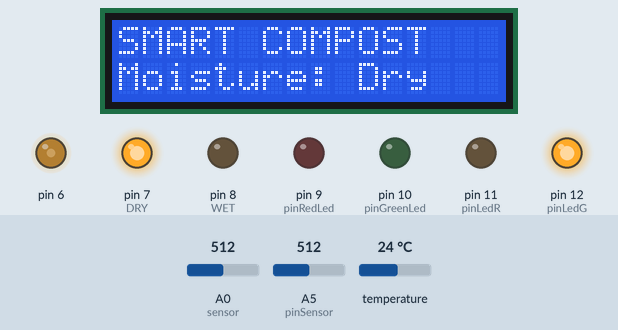
Simulated run of this sketch. Board: Arduino Uno, built with avr-gcc and run on an emulated ATmega328P. Parts: 16×2 character LCD, output pins drawn as LEDs (lit = HIGH). The test bench sets the inputs (shaded band); at power-on: temperature 24 °C, A0 (sensor) = 512, A5 (pinSensor) = 512. What the sketch prints to the serial monitor is not drawn.

Above: at 7.9 s.
At 14.2 s:
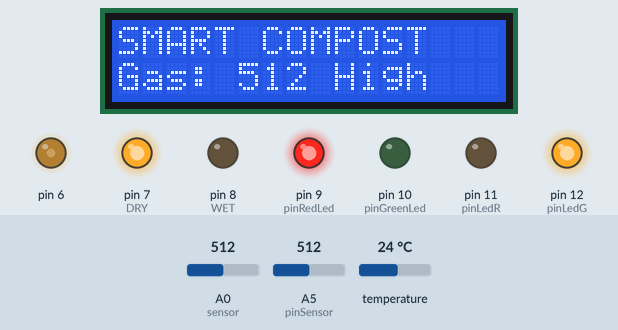
14.3 s: temperature set to 20.8 °C
At 19.0 s:
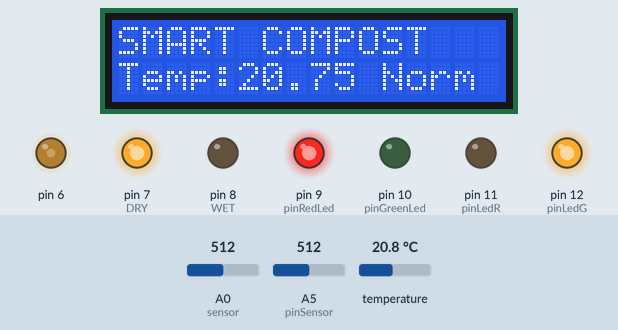
20.2 s: temperature set to 19.2 °C
At 35.4 s:
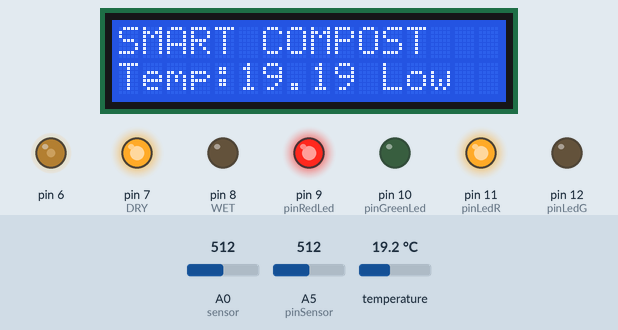
Timing chart, 0 to 36.9 s (numbered marks = the images above; inputs shaded):
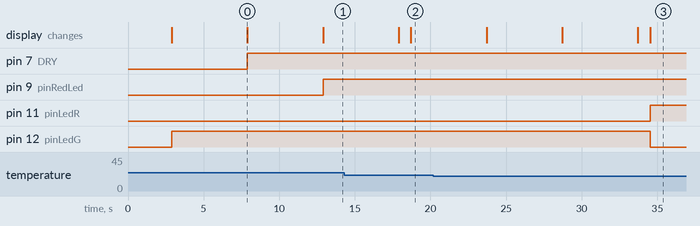

Measured:
- the behaviour switches between 20 and 19.9 °C on temperature (found by bisection; images 2 and 3)
- after the input at 20.2 s, pin 11 (pinLedR): LOW → HIGH after 14.3 s; pin 12 (pinLedG): HIGH → LOW after 14.3 s; the display: first differs from a run without the input after 14.3 s (image 3)
- what the display in image 0 shows lasts 5.0 s, from 7.9 s to 12.9 s

The sketch:

Smart_Compost-V2.ino
```cpp
#include <OneWire.h>
#include <DallasTemperature.h>
#include <LiquidCrystal.h> // includes the LiquidCrystal Library

const int RS = 2, EN = 3, D4 = 4, D5 = 5, D6 = A1, D7 = A2;
LiquidCrystal lcd(RS,EN,D4,D5,D6,D7);             //set Uno pins that are connected to LCD, 4-bit mode

// Input data wire for temperature is plugged into pin 13 on the Arduino
#define ONE_WIRE_BUS 13

// Setup a oneWire instance to communicate with any OneWire devices
OneWire oneWire(ONE_WIRE_BUS);

// Pass our oneWire reference to Dallas Temperature.
DallasTemperature sensors(&oneWire);

//LEDs for temp. indicate if temperature is normal or its very high
int pinLedG = 12;    //output for Green LED
int pinLedR = 11;    //output for Red LED

//LEDs for moisture indicate if moisture level in compost is normal(wet) or low(dry)
int WET = 8; //represented by Green LED
int DRY = 7; //represented by Red LED

//LEDs for methane gas indicate if methane level is high or low
int pinGreenLed = 10;  //output for Green LED
int pinRedLed = 9;    //output for Red LED

int pinSensor = A5;  //input pin for gas sensor
int THRESHOLD = 100; //ideal level of methane gas

//initializing values for evaluating moisture level
 const int soilValue = 520;
const int WaterValue = 260;
int intervals = (soilValue - WaterValue)/3;
int soilMoistureValue = 0;

int lowMoistureThreshold = 300;
int highMoistureThreshold = 700;

//This section runs once on compilation
void setup(void)
{
  lcd.begin(16,2); // Initializes the interface to the LCD screen
  analogWrite(6,90); // Generate PWM signal at pin D6, value of 100 (out of 255)
  lcd.setCursor(0, 0);
  lcd.print("SMART COMPOST");

  // start serial port
  Serial.begin(9600);
  pinMode(pinLedR, OUTPUT);
  pinMode(pinLedG, OUTPUT);

  pinMode(WET, OUTPUT);
  pinMode(DRY, OUTPUT);

  pinMode(pinRedLed, OUTPUT);
  pinMode(pinGreenLed, OUTPUT);
  pinMode(pinSensor, INPUT);

  // Start up the library
  sensors.begin();

 delay(2000);
}

 // This section runs repeatedly (in a loop) on compilation
void loop(void)
{

  //TEMPERATURE SENSOR
  // call sensors.requestTemperatures() to issue a global temperature
  // request to all devices on the bus
  sensors.requestTemperatures(); // Send the command to get temperatures
  lcd.setCursor(0, 0);
  lcd.print("SMART COMPOST");
  lcd.setCursor(0, 1);
  lcd.print("Temp:");
  lcd.print(sensors.getTempCByIndex(0)); //print the temperature value

  Serial.print("Temperature is: "); //displays on serial monitor
  Serial.print(sensors.getTempCByIndex(0));
    // 0 refers to the first IC on the wire
   if (sensors.getTempCByIndex(0) > 65) { //if temperature is above 65 degrees, turn on Red LED
    digitalWrite(pinLedG, LOW);
    digitalWrite(pinLedR, HIGH);
    lcd.print(" High"); //print the temperature status
  }
  else if (sensors.getTempCByIndex(0) < 20) { //if temperature is below 20 degrees, turn on Red LED
    digitalWrite(pinLedG, LOW);
    digitalWrite(pinLedR, HIGH);
    lcd.print(" Low"); //print the temperature status
  }
  else { // if between 57 and 71, turn on Green LED and print "optimal" on serial monitor
     digitalWrite(pinLedG, HIGH);
     digitalWrite(pinLedR, LOW);
     lcd.print(" Norm"); //print the temperature status
     Serial.println("Norm/optimal");
  }

  delay(5000);      //wait for 5 sec then test again
  lcd.clear();

 //SOIL MOISTURE SENSOR
  soilMoistureValue = analogRead(A0);  //moisture sensor output connects to pin A0

   lcd.setCursor(0, 0);
  lcd.print("SMART COMPOST");
  lcd.setCursor(0, 2);
  lcd.print("Moisture:");
//  lcd.print(soilMoistureValue); //print the soil moisture value

  //check if water level is high,if true turn Green LED on
  if(soilMoistureValue > (WaterValue + intervals) && soilMoistureValue < (soilValue - intervals))
{
  lcd.print("Nml Wet"); //print the moisture status
  Serial.println("Moisture level: Wet");  //display on serial monitor
  digitalWrite(WET, HIGH);
  digitalWrite(DRY, LOW);
}
 //check if water level is low, if true turn Red LED on
else if(soilMoistureValue < soilValue && soilMoistureValue > (soilValue - intervals))
{
  lcd.print(" Dry"); //print the moisture status

  Serial.println("Moisture level:Dry");   //display on serial monitor
  digitalWrite(DRY, HIGH);
  digitalWrite(WET, LOW);
}
delay(5000);    //wait for 5 sec then test again
lcd.clear();

  //METHANE GAS SENSOR
int analogValue = analogRead(pinSensor);

lcd.setCursor(0, 0);
lcd.print("SMART COMPOST");
lcd.setCursor(0, 3);
lcd.print("Gas: ");
lcd.print(analogValue); //print the gas sensor value

Serial.println(analogValue);
if (analogValue >= THRESHOLD) { //check if gas level is above the threshold,
  lcd.print(" High"); //print the gas status
  Serial.println("Methane level:HIGH");    //display High on serial monitor
  digitalWrite(pinGreenLed, LOW);
  digitalWrite(pinRedLed, HIGH);              //turn Red LED on and Green LED off
}
else {                                    //else if gas level is below the threshold,
  lcd.print(" Normal");
  Serial.println("Methane level:NORMAL");   //display normal on serial monitor
  digitalWrite(pinRedLed, LOW);              //turn Red LED off and Green LED on
  digitalWrite(pinGreenLed, HIGH);
}
delay(5000);    //wait for 5 sec then test again
lcd.clear();
}
```
